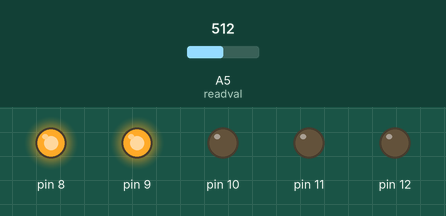
The sketch below on a simulated Arduino Uno, built with avr-gcc and run on an emulated ATmega328P. Parts: output pins drawn as LEDs (lit = HIGH). The inputs (shaded band) are chosen by the test bench; at power-on: A5 (readval) = 512.

Above: at 2.0 s.
2.1 s: A5 (readval) set to 604
4.2 s: A5 (readval) set to 628
At 5.9 s:
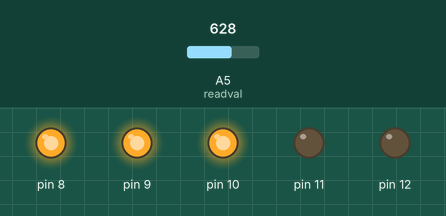
6.9 s: A5 (readval) set to 122
At 8.9 s:
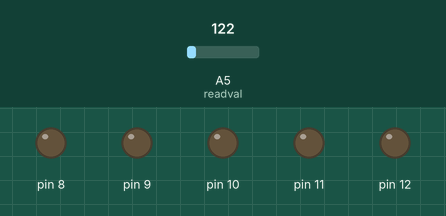
9.3 s: A5 (readval) set to 197
11.0 s: A5 (readval) set to 221
At 13.4 s:
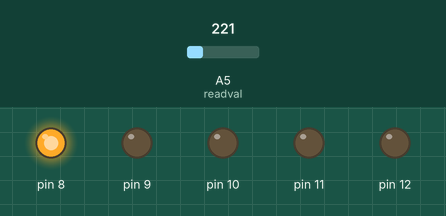
13.7 s: A5 (readval) set to 400
16.0 s: A5 (readval) set to 423
At 18.5 s:
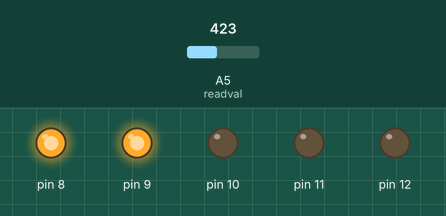
Timing chart, 0 to 19.7 s (numbered marks = the images above; inputs shaded):
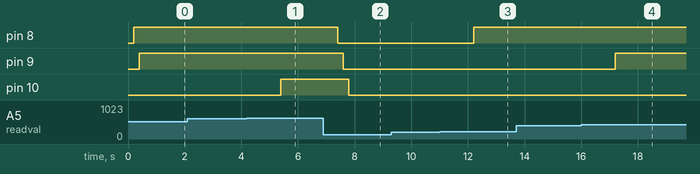

The sketch:

led_blink_potentiometer.ino
```cpp
int i,j;
float abc;
int readval=A5;
void setup() {
   Serial.begin(9600);
   pinMode(A5,INPUT);
   for (int i=8; i<13; i++)
   {
     pinMode(i,OUTPUT);
   }

}

void loop() {
  j=analogRead(readval);
  abc=(5.0/1023.0)*j;
  if(abc>=0)
  {
    for(int i=7; i<=abc+7; i++)
    {
      digitalWrite(i,HIGH);
      delay(200);
    }
     for(i=8+abc; i<=12; i++)
     {
      digitalWrite(i,LOW);
      delay(200);
     }
  }
}
```

Measured:
- the behaviour switches between 613 and 614 on A5 (readval) (found by bisection; images 0 and 1)
- the behaviour switches between 204 and 205 on A5 (readval) (found by bisection; images 2 and 3)
- the behaviour switches between 409 and 410 on A5 (readval) (found by bisection; images 3 and 4)
- after the input at 2.1 s, every drawn part: stays the same
- after the input at 4.2 s, pin 10: LOW → HIGH after 1.2 s
- after the input at 6.9 s, pin 8: HIGH → LOW after 0.50 s; pin 9: HIGH → LOW after 0.70 s; pin 10: HIGH → LOW after 0.90 s
- after the input at 9.3 s, every drawn part: stays the same
- after the input at 11.0 s, pin 8: LOW → HIGH after 1.2 s
- after the input at 13.7 s, every drawn part: stays the same
- after the input at 16.0 s, pin 9: LOW → HIGH after 1.2 s
